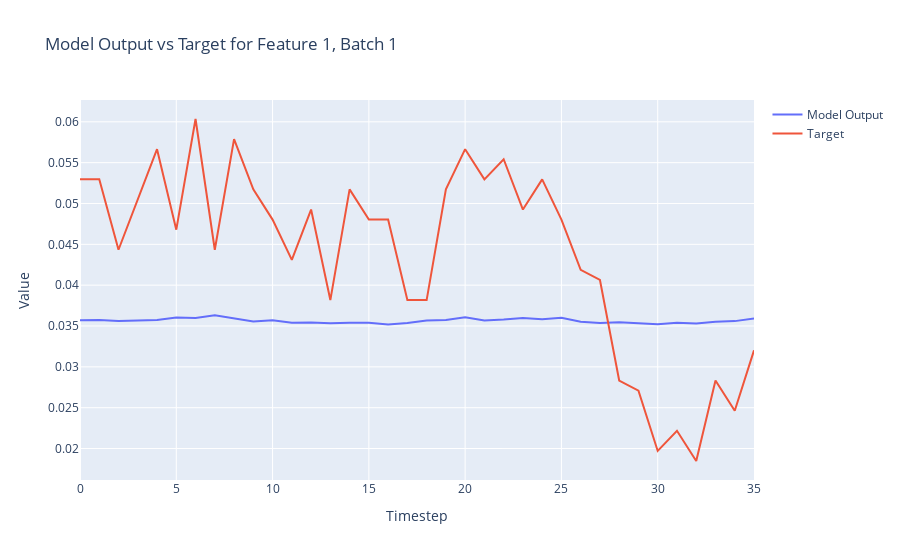

Notebook code cell kept with this figure:
### Code cell
import plotly.graph_objects as go

def plot_model_output_vs_target(model_outputs, targets, batch_index=0, feature_index=0):
    # Extract the specified feature for the given batch from both the model outputs and targets
    model_output_series = model_outputs[batch_index, :, feature_index].detach().numpy()
    target_series = targets[batch_index, :, feature_index].numpy()
    
    # Create a range for the x-axis (timesteps)
    timesteps = list(range(model_output_series.shape[0]))
    
    # Create traces
    model_trace = go.Scatter(x=timesteps, y=model_output_series, mode='lines', name='Model Output')
    target_trace = go.Scatter(x=timesteps, y=target_series, mode='lines', name='Target')
    
    # Create the figure and add traces
    fig = go.Figure()
    fig.add_trace(model_trace)
    fig.add_trace(target_trace)
    
    # Add title and labels
    fig.update_layout(title=f'Model Output vs Target for Feature {feature_index}, Batch {batch_index}',
                      xaxis_title='Timestep',
                      yaxis_title='Value')
    
    # Show the figure
    fig.show()

# Assuming `y` and `Y` are your model outputs and targets, respectively
# Adjust batch_index and feature_index as needed
plot_model_output_vs_target(outputs.to("cpu"), Y.to("cpu"), batch_index=1, feature_index=1)

### Figure 1 — Plotly figure (JSON) as saved in the notebook; plotly's stock layout.template omitted (floating-point values rounded to 4 significant figures)
{"data": [{"mode": "lines", "name": "Model Output", "type": "scatter", "x": [0, 1, 2, 3, 4, 5, 6, 7, 8, 9, 10, 11, 12, 13, 14, 15, 16, 17, 18, 19, 20, 21, 22, 23, 24, 25, 26, 27, 28, 29, 30, 31, 32, 33, 34, 35], "y": [0.0357, 0.03573, 0.03562, 0.03563, 0.03573, 0.03605, 0.03598, 0.03631, 0.03593, 0.03556, 0.0357, 0.0354, 0.03544, 0.03533, 0.03539, 0.0354, 0.03518, 0.03537, 0.03567, 0.03575, 0.03608, 0.03569, 0.0358, 0.03598, 0.03581, 0.036, 0.03552, 0.03537, 0.03546, 0.03533, 0.03522, 0.0354, 0.03532, 0.03552, 0.0356, 0.03591]}, {"mode": "lines", "name": "Target", "type": "scatter", "x": [0, 1, 2, 3, 4, 5, 6, 7, 8, 9, 10, 11, 12, 13, 14, 15, 16, 17, 18, 19, 20, 21, 22, 23, 24, 25, 26, 27, 28, 29, 30, 31, 32, 33, 34, 35], "y": [0.05296, 0.05296, 0.04433, 0.05049, 0.05665, 0.0468, 0.06034, 0.04433, 0.05788, 0.05172, 0.04803, 0.0431, 0.04926, 0.03818, 0.05172, 0.04803, 0.04803, 0.03818, 0.03818, 0.05172, 0.05665, 0.05296, 0.05542, 0.04926, 0.05296, 0.04803, 0.04187, 0.04064, 0.02833, 0.02709, 0.0197, 0.02217, 0.01847, 0.02833, 0.02463, 0.03202]}], "layout": {"title": {"text": "Model Output vs Target for Feature 1, Batch 1"}, "xaxis": {"title": {"text": "Timestep"}}, "yaxis": {"title": {"text": "Value"}}}}
